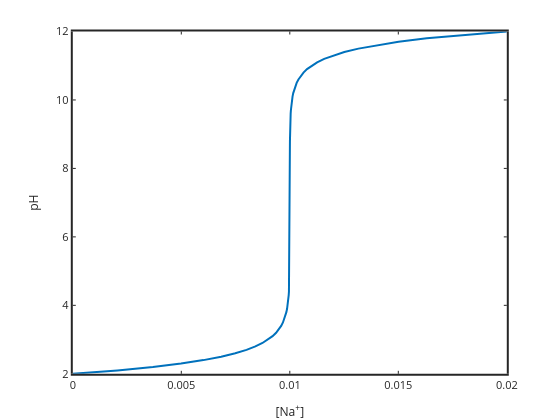

The code cell stored with this chart in its notebook:
### Markdown cell above
# Strong-Strong Titrations and Buffering


If you start with 0.01 M hydrochloric acid the initial pH will be 2 (-log(0.01)=2).  As you add strong base the pH will increase.  Neutralizing the acid in this way is called titration.  At any point during the titration the charge balance must be satisfied ...

$[\mathrm{H}^+]+[\mathrm{Na}^+]=[\mathrm{OH}^-]+[\mathrm{Cl}^-]$
    
Using K$_w$ we can write this in terms of H+ and $\\mathrm{Cl_T}$,
    
$[\mathrm{H}^+]+[\mathrm{Na}^+]=\dfrac{K_w}{[\mathrm{H}^+]}+\mathrm{Cl_T}$
    
We can assume that the concentration of the added base is high enough that we can ignore dilution so $[\mathrm{Cl}^-]$ = $\mathrm{Cl_T}$= 0.01 M, for the entire titration (if we knew the volumes we could calculate the exact concentration of this strong acid anion, but I am trying to keep the calculations simple and illustrate the principles of titration and buffering, and electroneutrality).  
    
So with total chloride known we have just two variables, the sodium concentration and the proton concentration.  If we set one variable we have one equation and one unknown and we can solve it.  To make a graph of the pH versus added sodium it is actually easier to fix pH ($[\mathrm{H}^+]$) and solve for $[\\mathrm{Na}^+]$. So by rearranging the electroneutrality we can write 

$[\mathrm{Na}^+]=\dfrac{K_w}{[\mathrm{H}^+]}+[\mathrm{Cl}^-]-[\mathrm{H}^+]$
 
In the code below we'll do this calculation and plot the titration curve (in concentration units)

### Code cell
%plot -s 600,600 -f 'svg'
Kw=1e-14; pH=12:-0.1:2; H=10.^-pH; OH=Kw./H; ClT=0.01;
Na=ClT+OH-H;
plot(Na,pH,'linewidth',2); xlabel('[Na^+]'); ylabel('pH')
set(gca,'fontsize',11,'linewidth',2)
title('HCl titrated with NaOH')

### Figure 1 — Plotly figure (JSON) as saved in the notebook; plotly's stock layout.template omitted (floating-point values rounded to 4 significant figures)
{"data": [{"line": {"color": "rgb(0,113,188)", "dash": "solid", "width": 2}, "marker": {"color": "rgb(0,113,188)", "line": {"color": "rgb(0,113,188)"}, "size": 6, "symbol": "none"}, "mode": "lines", "name": "", "showlegend": false, "type": "scatter", "visibility": true, "x": [0.02, 0.01794, 0.01631, 0.01501, 0.01398, 0.01316, 0.01251, 0.012, 0.01158, 0.01126, 0.011, 0.01079, 0.01063, 0.0105, 0.0104, 0.01032, 0.01025, 0.0102, 0.01016, 0.01013, 0.0101, 0.01008, 0.01006, 0.01005, 0.01004, 0.01003, 0.01003, 0.01002, 0.01002, 0.01001, 0.01001, 0.01001, 0.01001, 0.01001, 0.01, 0.01, 0.01, 0.01, 0.01, 0.01, 0.01, 0.01, 0.01, 0.01, 0.01, 0.01, 0.01, 0.01, 0.01, 0.01, 0.01, 0.01, 0.01, 0.01, 0.01, 0.01, 0.01, 0.01, 0.009999, 0.009999, 0.009999, 0.009999, 0.009998, 0.009998, 0.009997, 0.009997, 0.009996, 0.009995, 0.009994, 0.009992, 0.00999, 0.009987, 0.009984, 0.00998, 0.009975, 0.009968, 0.00996, 0.00995, 0.009937, 0.009921, 0.0099, 0.009874, 0.009842, 0.0098, 0.009749, 0.009684, 0.009602, 0.009499, 0.009369, 0.009206, 0.009, 0.008741, 0.008415, 0.008005, 0.007488, 0.006838, 0.006019, 0.004988, 0.00369, 0.002057, 1e-12], "xaxis": "x", "y": [12, 11.9, 11.8, 11.7, 11.6, 11.5, 11.4, 11.3, 11.2, 11.1, 11, 10.9, 10.8, 10.7, 10.6, 10.5, 10.4, 10.3, 10.2, 10.1, 10, 9.9, 9.8, 9.7, 9.6, 9.5, 9.4, 9.3, 9.2, 9.1, 9, 8.9, 8.8, 8.7, 8.6, 8.5, 8.4, 8.3, 8.2, 8.1, 8, 7.9, 7.8, 7.7, 7.6, 7.5, 7.4, 7.3, 7.2, 7.1, 7, 6.9, 6.8, 6.7, 6.6, 6.5, 6.4, 6.3, 6.2, 6.1, 6, 5.9, 5.8, 5.7, 5.6, 5.5, 5.4, 5.3, 5.2, 5.1, 5, 4.9, 4.8, 4.7, 4.6, 4.5, 4.4, 4.3, 4.2, 4.1, 4, 3.9, 3.8, 3.7, 3.6, 3.5, 3.4, 3.3, 3.2, 3.1, 3, 2.9, 2.8, 2.7, 2.6, 2.5, 2.4, 2.3, 2.2, 2.1, 2], "yaxis": "y"}], "layout": {"height": 420, "hovermode": "closest", "margin": {"b": 0, "l": 0, "r": 0, "t": 0}, "plot_bgcolor": "rgba(0,0,0,0)", "showlegend": false, "width": 560, "xaxis": {"anchor": "y", "autorange": false, "domain": [0.13, 0.905], "exponentformat": "none", "gridcolor": "rgba(38,38,38,0.15)", "gridwidth": 2, "linecolor": "rgb(38,38,38)", "linewidth": 2, "mirror": "ticks", "range": [0, 0.02], "showgrid": false, "showline": true, "side": "bottom", "spikedash": "solid", "spikemode": "across", "spikesides": false, "spikethickness": 1, "tickangle": 0, "tickcolor": "rgb(38,38,38)", "tickfont": {"color": "rgb(38,38,38)", "size": 11}, "ticklen": 3, "ticks": "inside", "ticktext": ["0", "0.005", "0.01", "0.015", "0.02"], "tickvals": [0, 0.005, 0.01, 0.015, 0.02], "title": {"font": {"color": "rgb(38,38,38)", "size": 12.1}, "text": "[Na<sup>+</sup>]"}, "type": "linear", "visible": true, "zeroline": false}, "yaxis": {"anchor": "x", "autorange": false, "domain": [0.11, 0.925], "exponentformat": "none", "gridcolor": "rgba(38,38,38,0.15)", "gridwidth": 2, "linecolor": "rgb(38,38,38)", "linewidth": 2, "mirror": "ticks", "range": [2, 12], "showgrid": false, "showline": true, "side": "left", "spikedash": "solid", "spikemode": "across", "spikesides": false, "spikethickness": 1, "tickangle": 0, "tickcolor": "rgb(38,38,38)", "tickfont": {"color": "rgb(38,38,38)", "size": 11}, "ticklen": 3, "ticks": "inside", "ticktext": ["2", "4", "6", "8", "10", "12"], "tickvals": [2, 4, 6, 8, 10, 12], "title": {"font": {"color": "rgb(38,38,38)", "size": 12.1}, "text": "pH"}, "type": "linear", "visible": true, "zeroline": false}}}
